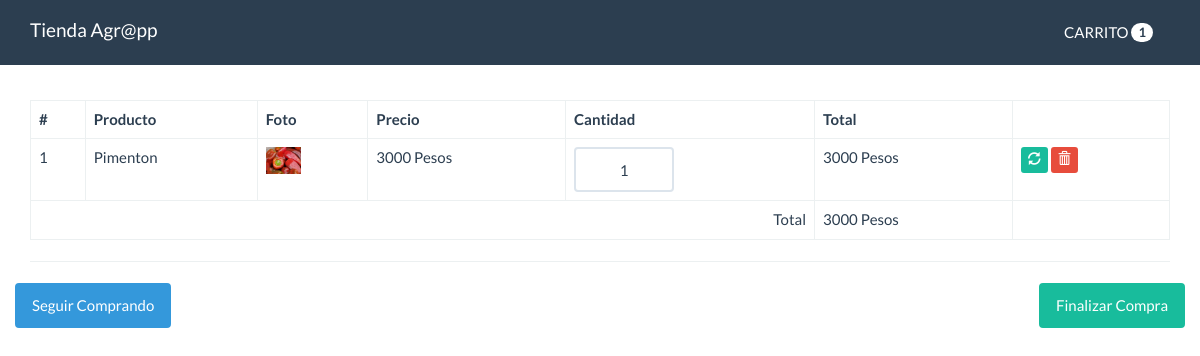
The app's page /compras/carrito.php?id=14 with its own data.
### tables this page shows
CREATE TABLE `productos` (
  `id` int(11) NOT NULL,
  `NombrePro` varchar(20) NOT NULL,
  `descripcion` varchar(250) NOT NULL,
  `foto` varchar(100) NOT NULL,
  `precio` int(7) NOT NULL,
  `categoria_id` int(10) NOT NULL,
  `fecha` date NOT NULL,
  `estado` int(11) NOT NULL DEFAULT 1
);

### funciones.php (called while the page is built, shortened)
<?php
function calcularTotal(){
    $total = 0;
    if(isset($_SESSION['carrito'])){
        foreach($_SESSION['carrito'] as $indice => $value){
            $total += $value['precio'] * $value['cantidad'];
        }
    }
    return $total;
}
function cantidadProductos(){
    $cantidad = 0;
    if(isset($_SESSION['carrito'])){
        foreach($_SESSION['carrito'] as $indice => $value){
           $cantidad++;
        }
    }
    return $cantidad;
}
?>

### src/Productos.php (called while the page is built, shortened)
<?php
class Productos{
    private $cn = null;
    public function __construct(){
        $this->config = parse_ini_file(__DIR__.'/../config.ini') ;
		$this->cn = new \PDO( $this->config['dns'], $this->config['usuario'],$this->config['clave'],array(
            \PDO::MYSQL_ATTR_INIT_COMMAND => 'SET NAMES utf8'
        ));
    }
    public function mostrarPorId($id){
        $sql = "SELECT * FROM `productos` WHERE `id`=:id ";
        $resultado = $this->cn->prepare($sql);
        $_array = array(
            ":id" => $id
        );
        if($resultado->execute($_array))
            return $resultado->fetch();
        return false;
    }
}

### compras/carrito.php (the view, shortened to what this page needs)
<?php
require '../funciones.php';
if(isset($_GET['id']) && is_numeric($_GET['id'])){
    $id = $_GET['id'];
    $producto = new Agroapp\Productos;
    $resultado = $producto->mostrarPorId($id);
}
?>
<!DOCTYPE html>
<html lang="en">
  <head>
    <link rel="stylesheet" href="../assets/css/bootstrap.min.css">
    <link rel="stylesheet" href="../assets/css/estilos.css">
  </head>
  <body>
    <nav class="navbar navbar-default navbar-fixed-top">
      <div class="container">
        <div class="navbar-header">
          <a class="navbar-brand" href="../index.php">Tienda Agr@pp</a>
        </div>
        <div id="navbar" class="navbar-collapse collapse">
          <ul class="nav navbar-nav pull-right">
            <li>
              <a href="" class="btn">CARRITO <span class="badge"><?php print cantidadProductos(); ?></span></a>
            </li>
          </ul>
        </div>
      </div>
    </nav>
    <div class="container" id="main">
            <table class="table table-bordered table-hover">
                  <thead>
                    <tr>
                      <th>#</th>
                      <th>Producto</th>
                      <th>Foto</th>
                      <th>Precio</th>
                      <th>Cantidad</th>
                      <th>Total</th>
                      <th></th>
                    </tr>
                  </thead>
                  <tbody>
                      <?php
                        if(isset($_SESSION['carrito']) && !empty($_SESSION['carrito'])){
                            $c=0;
                            foreach($_SESSION['carrito'] as $indice => $value){
                                $c++;
                                $total = $value['precio'] * $value['cantidad'];
                      ?>
                        <tr>
                            <form action="actualizar_carrito.php" method="post">
                                <td><?php print $c ?></td>
                                <td><?php print $value['NombrePro']  ?></td>
                                <td>
                                    <?php
                                        $foto = '../upload/'.$value['foto'];
                                        if(file_exists($foto)){
                                        ?>
                                        <img src="<?php print $foto; ?>" width="35">
                                    <?php }else{?>
                                        <img src="../assets/imagenes/not-found.jpg" width="35">
                                    <?php }?>
                                </td>
                                <td><?php print $value['precio']  ?> Pesos</td>
                                <td>
                                    <input type="text" name="cantidad" class="form-control u-size-100" value="<?php print $value['cantidad'] ?>">
                                </td>
                                <td>
                                    <?php print $total  ?> Pesos
                                </td>
                                <td>
                                    <button type="submit" class="btn btn-success btn-xs">
                                        <span class="glyphicon glyphicon-refresh"></span>
                                    </button>
                                    <a href="eliminar_carrito.php?id=<?php print $value['id']  ?>" class="btn btn-danger btn-xs">
                                        <span class="glyphicon glyphicon-trash"></span>
                                    </a>
                                </td>
                            </form>
                        </tr>
                    <?php
                        }
                        }else{
                    ?>
                        <tr>
                            <td colspan="7">NO HAY PRODUCTOS EN EL CARRITO</td>
                        </tr>
                    <?php
                        }
                    ?>
                </tbody>
                <tfoot>
                        <tr>
                            <td colspan="5" class="text-right">Total</td>
                            <td><?php print calcularTotal(); ?> Pesos</td>
                            <td></td>
                        </tr>
                </tfoot>
            </table>
            <hr>
            <?php
                if(isset($_SESSION['carrito']) && !empty($_SESSION['carrito'])){
            ?>
            <div class="row">
                    <div class="pull-left">
                        <a href="../index.php" class="btn btn-info">Seguir Comprando</a>
                    </div>
                    <div class="pull-right">
                        <a href="finalizar.php" class="btn btn-success">Finalizar Compra</a>
                    </div>
            </div>
            <?php
                }
            ?>
    </div>
  </body>
</html>

### assets/css/estilos.css (style rules this page uses)
#main { margin-top: 100px; }
.u-size-100 { width: 100px; text-align: center; }

### records on screen
productos: NombrePro "Pimenton", foto (picture), precio "3000", cantidad "1"

### other values on screen
cantidadProductos() "1"
calcularTotal() "3000"
